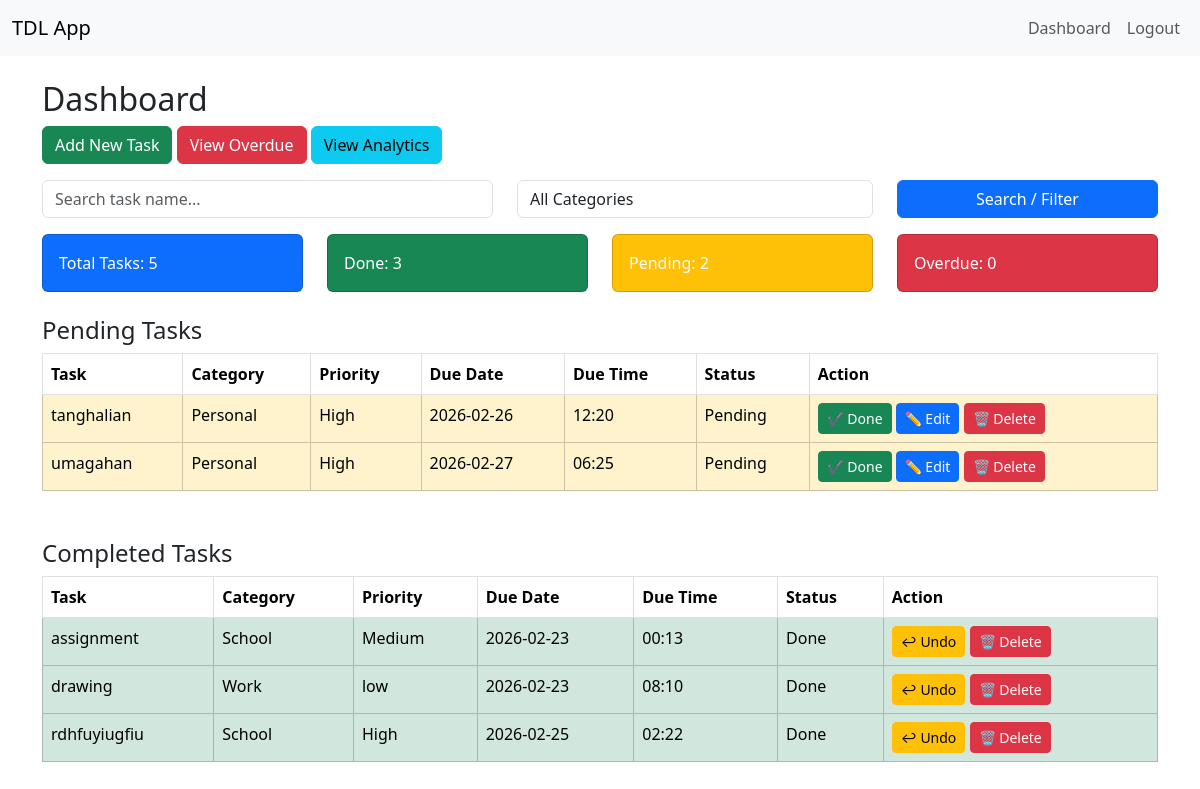
The page /dashboard (signed in) on the database as committed earlier.
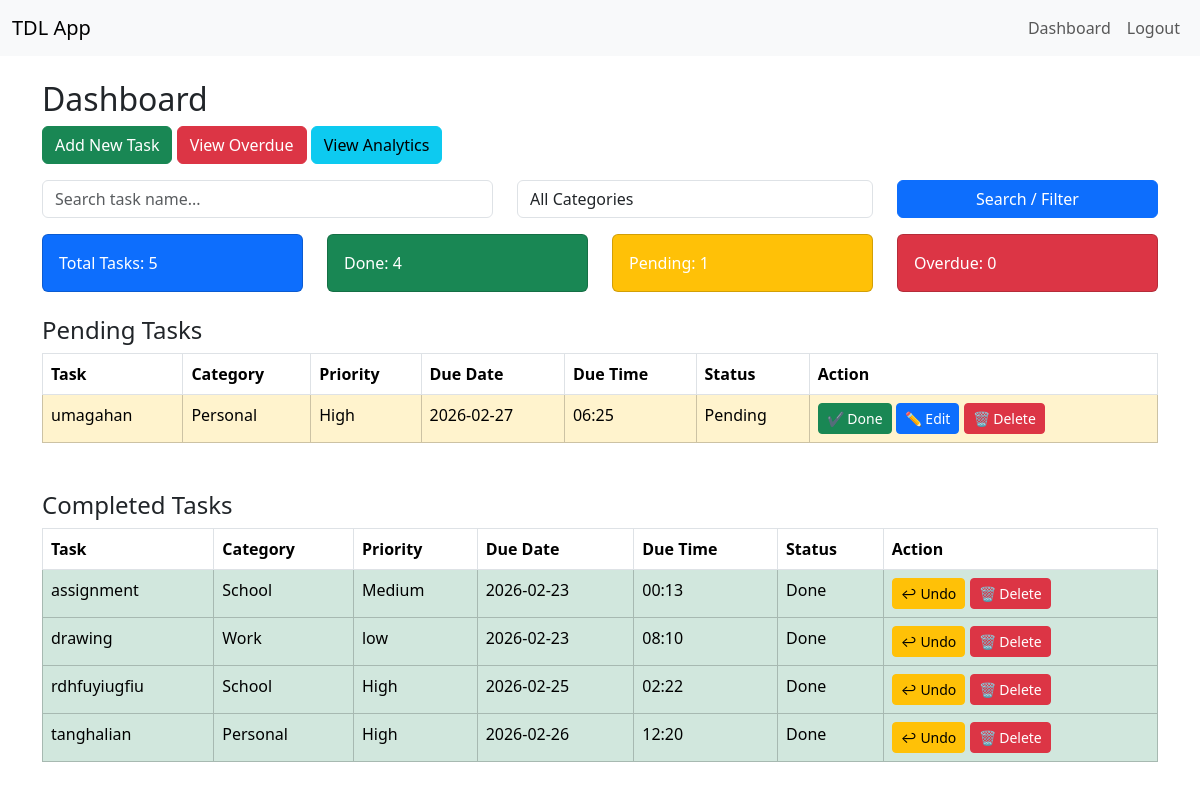
The same page on the database as committed later.
### tables this page shows
CREATE TABLE tasks(
        id INTEGER PRIMARY KEY AUTOINCREMENT,
        user_id INTEGER,
        name TEXT,
        category TEXT,
        priority TEXT,
        due_date TEXT,
        due_time TEXT,
        status TEXT DEFAULT 'Pending'
    );

### app.py (the view)
@app.route("/dashboard")
@login_required
def dashboard():
    search = request.args.get("search")
    category = request.args.get("category")
    conn = sqlite3.connect("database.db")
    conn.row_factory = sqlite3.Row
    query = "SELECT * FROM tasks WHERE user_id=?"
    params = [current_user.id]
    if search:
        query += " AND name LIKE ?"
        params.append(f"%{search}%")
    if category and category != "All":
        query += " AND category=?"
        params.append(category)
    query += " ORDER BY due_date ASC, due_time ASC"
    tasks = conn.execute(query, params).fetchall()
    conn.close()
    pending_tasks = [t for t in tasks if t["status"] == "Pending"]
    done_tasks = [t for t in tasks if t["status"] == "Done"]
    total = len(tasks)
    pending = len(pending_tasks)
    done = len(done_tasks)
    return render_template(
        "dashboard.html",
        pending_tasks=pending_tasks,
        done_tasks=done_tasks,
        total=total,
        done=done,
        pending=pending,
        overdue=0
    )

### app.py (called while the page is built)
@login_manager.user_loader
def load_user(user_id):
    return User(user_id)

### templates/dashboard.html (shortened to what this page needs)
{% extends "base.html" %}
{% block content %}
<h2>Dashboard</h2>
<a href="{{ url_for('add_task') }}" class="btn btn-success mb-3">Add New Task</a>
<a href="{{ url_for('overdue') }}" class="btn btn-danger mb-3">View Overdue</a>
<a href="{{ url_for('analytics')}}" class="btn btn-info mb-3"> View Analytics</a>
<form method="GET" action="{{ url_for('dashboard') }}" class="mb-3">
    <div class="row">
        <div class="col-md-5">
            <input type="text" name="search" class="form-control"
                   placeholder="Search task name..."
                   value="{{ request.args.get('search', '') }}">
        </div>
        <div class="col-md-4">
            <select name="category" class="form-control">
                <option value="All">All Categories</option>
            </select>
        </div>
        <div class="col-md-3">
            <button class="btn btn-primary w-100" type="submit">
                Search / Filter
            </button>
        </div>
    </div>
</form>
<div class="row mb-4">
    <div class="col">
        <div class="card text-white bg-primary p-3">
            Total Tasks: {{ total }}
        </div>
    </div>
    <div class="col">
        <div class="card text-white bg-success p-3">
            Done: {{ done }}
        </div>
    </div>
    <div class="col">
        <div class="card text-white bg-warning p-3">
            Pending: {{ pending }}
        </div>
    </div>
    <div class="col">
        <div class="card text-white bg-danger p-3">
            Overdue: {{ overdue }}
        </div>
    </div>
</div>
<h4>Pending Tasks</h4>
<table class="table table-bordered">
<tr>
    <th>Task</th>
    <th>Category</th>
    <th>Priority</th>
    <th>Due Date</th>
    <th>Due Time</th>
    <th>Status</th>
    <th>Action</th>
</tr>
{% for task in pending_tasks %}
<tr class="table-warning fade-row">
    <td>{{ task.name }}</td>
    <td>{{ task.category }}</td>
    <td>{{ task.priority }}</td>
    <td>{{ task.due_date }}</td>
    <td>{{ task.due_time }}</td>
    <td>{{ task.status }}</td>
    <td>
        <a href="{{ url_for('done', task_id=task.id) }}"
   class="btn btn-sm btn-success action-btn">
   ✔ Done
</a>
<a href="{{ url_for('edit', task_id=task.id) }}"
   class="btn btn-sm btn-primary">
   ✏ Edit
</a>
<a href="{{ url_for('delete', task_id=task.id) }}"
   class="btn btn-sm btn-danger action-btn"
   onclick="return confirm('Delete this task?')">
   🗑 Delete
</a>
    </td>
</tr>
{% endfor %}
</table>
<h4 class="mt-5">Completed Tasks</h4>
<table class="table table-bordered">
<tr>
    <th>Task</th>
    <th>Category</th>
    <th>Priority</th>
    <th>Due Date</th>
    <th>Due Time</th>
    <th>Status</th>
    <th>Action</th>
</tr>
{% for task in done_tasks %}
<tr class="table-success fade-row">
    <td>{{ task.name }}</td>
    <td>{{ task.category }}</td>
    <td>{{ task.priority }}</td>
    <td>{{ task.due_date }}</td>
    <td>{{ task.due_time }}</td>
    <td>{{ task.status }}</td>
    <td>
            <a href="{{ url_for('undo', task_id=task.id) }}"
               class="btn btn-sm btn-warning action-btn">
              ↩ Undo
            </a>
            <a href="{{ url_for('delete', task_id=task.id) }}"
               class="btn btn-sm btn-danger"
               onclick="return confirm('Delete this task?')">
               🗑 Delete
            </a>
    </td>
</tr>
{% endfor %}
</table>
{% endblock %}

### templates/base.html (shortened to what this page needs)
<!DOCTYPE html>
<html>
<head>
    <link href="https://cdn.jsdelivr.net/npm/bootstrap@5.3.2/dist/css/bootstrap.min.css" rel="stylesheet">
</head>
<body>
<nav class="navbar navbar-expand-lg navbar-light bg-light mb-4">
  <div class="container-fluid">
    <a class="navbar-brand" href="{{ url_for('dashboard') }}">TDL App</a>
    <div class="collapse navbar-collapse">
      <ul class="navbar-nav ms-auto">
        {% if current_user.is_authenticated %}
          <li class="nav-item">
            <a class="nav-link" href="{{ url_for('dashboard') }}">Dashboard</a>
          </li>
          <li class="nav-item">
            <a class="nav-link" href="{{ url_for('logout') }}">Logout</a>
          </li>
        {% endif %}
      </ul>
    </div>
  </div>
</nav>
<div class="container">
    {% block content %}{% endblock %}
</div>
</body>
</html>

### templates/base.html (style rules this page uses)
.fade-row { transition: opacity 0.3s ease, transform 0.3s ease; }
.fade-row { animation: fadeIn 0.4s ease-in-out; }

Rows that differ between the two databases and show on the page:
changed tasks "tanghalian": moves from the list under "Pending Tasks" to the list under "Completed Tasks"
Other text that changed with them:
{{ done }}: "3" → "4"
{{ pending }}: "2" → "1"
